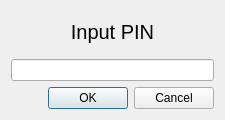
<?xml version="1.0" encoding="UTF-8"?>
<ui version="4.0">
 <class>PinInput</class>
 <widget class="QDialog" name="PinInput">
  <property name="geometry">
   <rect>
    <x>0</x>
    <y>0</y>
    <width>225</width>
    <height>120</height>
   </rect>
  </property>
  <property name="windowTitle">
   <string>Dialog</string>
  </property>
  <layout class="QGridLayout" name="gridLayout">
   <item row="0" column="0">
    <layout class="QVBoxLayout" name="verticalLayout">
     <item>
      <widget class="QLabel" name="message">
       <property name="font">
        <font>
         <pointsize>15</pointsize>
        </font>
       </property>
       <property name="text">
        <string>Input PIN</string>
       </property>
       <property name="alignment">
        <set>Qt::AlignmentFlag::AlignCenter</set>
       </property>
      </widget>
     </item>
     <item>
      <widget class="QLineEdit" name="pin"/>
     </item>
     <item>
      <widget class="QDialogButtonBox" name="buttonBox">
       <property name="orientation">
        <enum>Qt::Orientation::Horizontal</enum>
       </property>
       <property name="standardButtons">
        <set>QDialogButtonBox::StandardButton::Cancel|QDialogButtonBox::StandardButton::Ok</set>
       </property>
      </widget>
     </item>
    </layout>
   </item>
  </layout>
 </widget>
 <resources/>
 <connections>
  <connection>
   <sender>buttonBox</sender>
   <signal>accepted()</signal>
   <receiver>PinInput</receiver>
   <slot>accept()</slot>
   <hints>
    <hint type="sourcelabel">
     <x>248</x>
     <y>254</y>
    </hint>
    <hint type="destinationlabel">
     <x>157</x>
     <y>274</y>
    </hint>
   </hints>
  </connection>
  <connection>
   <sender>buttonBox</sender>
   <signal>rejected()</signal>
   <receiver>PinInput</receiver>
   <slot>reject()</slot>
   <hints>
    <hint type="sourcelabel">
     <x>316</x>
     <y>260</y>
    </hint>
    <hint type="destinationlabel">
     <x>286</x>
     <y>274</y>
    </hint>
   </hints>
  </connection>
 </connections>
</ui>
